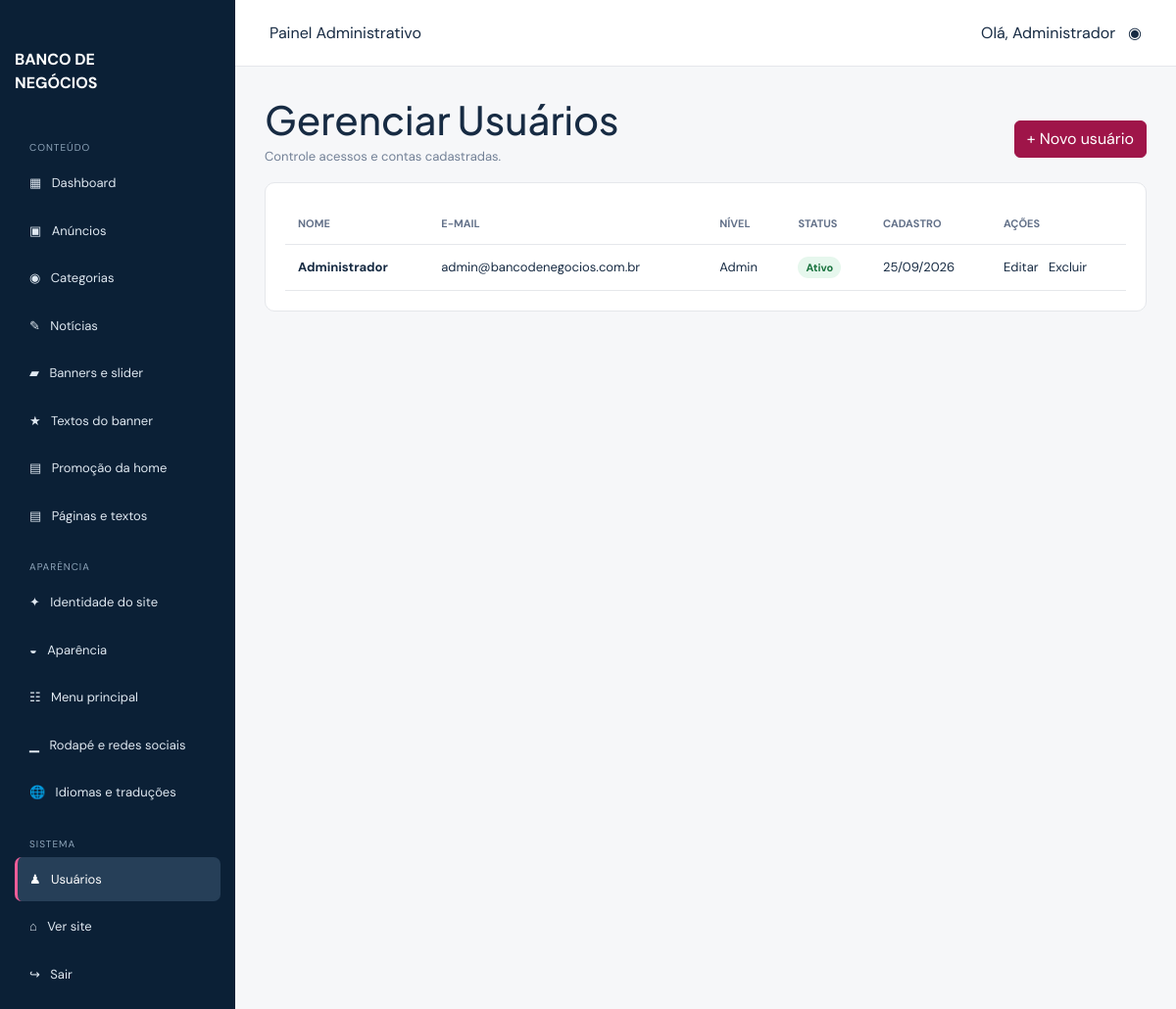
Page /admin/gerenciar_usuarios.php (signed in) on the committed database.
### tables this page shows
CREATE TABLE IF NOT EXISTS usuarios (
  id INT AUTO_INCREMENT PRIMARY KEY,
  nome VARCHAR(120) NOT NULL,
  email VARCHAR(180) UNIQUE NOT NULL,
  senha VARCHAR(255) NOT NULL,
  nivel_acesso ENUM('admin','user') DEFAULT 'user',
  status ENUM('ativo','inativo') DEFAULT 'ativo',
  criado_em TIMESTAMP DEFAULT CURRENT_TIMESTAMP
);

### includes/functions.php (called while the page is built, shortened)
<?php
function e(?string $value): string
{
    return htmlspecialchars((string)$value, ENT_QUOTES, 'UTF-8');
}
function db_rows(?PDO $pdo, string $sql, array $params = []): array
{
    try {
        $st = $pdo->prepare($sql);
        $st->execute($params);
        return $st->fetchAll();
    } catch (Throwable $e) {
        return [];
    }
}
function csrf_token(): string
{
    return $_SESSION['csrf_token'];
}

### admin/gerenciar_usuarios.php (the view, shortened to what this page needs)
<?php
$admin_title='Gerenciar Usuários'; include __DIR__.'/includes/header.php';
$msg=''; $erro=''; $edit=isset($_GET['edit'])&&$pdo?db_one($pdo,'SELECT * FROM usuarios WHERE id=?',[(int)$_GET['edit']]):null;
$users=$pdo?db_rows($pdo,'SELECT id,nome,email,nivel_acesso,status,criado_em FROM usuarios ORDER BY criado_em DESC'):[];
?><main class="admin-content"><div class="admin-heading"><div><h1>Gerenciar Usuários</h1><p class="muted">Controle acessos e contas cadastradas.</p></div><a class="btn btn-primary" href="?novo=1">+ Novo usuário</a></div><?php if($msg): ?><div class="notice success"><?= e($msg) ?></div><?php endif; ?><?php if($erro): ?><div class="notice error"><?= e($erro) ?></div><?php endif; ?><div class="admin-panel"><?php if($edit||isset($_GET['novo'])): ?><h2><?= $edit?'Editar usuário':'Novo usuário' ?></h2><form class="admin-form" method="post"><input type="hidden" name="id" value="<?= e((string)($edit['id']??0)) ?>"><input type="hidden" name="csrf_token" value="<?= e(csrf_token()) ?>"><label>Nome<input name="nome" required value="<?= e($edit['nome']??'') ?>"></label><label>E-mail<input type="email" name="email" required value="<?= e($edit['email']??'') ?>"></label><label>Senha <?= $edit?'<small class="muted">Deixe em branco para manter a atual.</small>':'' ?><input type="password" name="senha" <?= $edit?'':'required minlength="8"' ?> autocomplete="new-password"></label><label>Nível de acesso<select name="nivel_acesso"><option value="user" <?= (($edit['nivel_acesso']??'user')==='user')?'selected':'' ?>>User</option><option value="admin" <?= (($edit['nivel_acesso']??'')==='admin')?'selected':'' ?>>Admin</option></select></label><label>Status<select name="status"><option value="ativo" <?= (($edit['status']??'ativo')==='ativo')?'selected':'' ?>>Ativo</option><option value="inativo" <?= (($edit['status']??'')==='inativo')?'selected':'' ?>>Inativo</option></select></label><div><button class="btn btn-primary">Salvar usuário</button> <a class="btn btn-outline" href="gerenciar_usuarios.php">Cancelar</a></div></form><?php else: ?><table class="admin-table"><thead><tr><th>Nome</th><th>E-mail</th><th>Nível</th><th>Status</th><th>Cadastro</th><th>Ações</th></tr></thead><tbody><?php foreach($users as $u): ?><tr><td><strong><?= e($u['nome']) ?></strong></td><td><?= e($u['email']) ?></td><td><?= e(ucfirst($u['nivel_acesso'])) ?></td><td><span class="status status-<?= e($u['status']??'ativo') ?>"><?= e(ucfirst($u['status']??'ativo')) ?></span></td><td><?= e(date('d/m/Y',strtotime($u['criado_em']))) ?></td><td><a href="?edit=<?= (int)$u['id'] ?>">Editar</a> &nbsp; <a href="?delete=<?= (int)$u['id'] ?>&token=<?= e(csrf_token()) ?>" onclick="return confirm('Excluir este usuário?')">Excluir</a></td></tr><?php endforeach; ?></tbody></table><?php endif; ?></div></main><?php include __DIR__.'/includes/footer.php'; ?>

### assets/css/admin.css (style rules this page uses)
:root { --navy:#09213a;--wine:#9f1549;--line:#e5e7eb;--bg:#f6f7f9 }
* { box-sizing:border-box }
body { margin:0;font-family:'DM Sans',Arial;color:#172b43;background:var(--bg) }
a { text-decoration:none;color:inherit }
.admin-content { padding:30px;max-width:1250px }
.admin-content h1 { margin:0 0 4px;font-family:'Plus Jakarta Sans' }
.muted { color:#728096;font-size:13px }
.stat-card,.admin-panel { background:#fff;border:1px solid var(--line);border-radius:10px;padding:20px }
.admin-panel { overflow:auto }
.admin-table { width:100%;border-collapse:collapse;font-size:13px }
.admin-table th,.admin-table td { text-align:left;padding:13px;border-bottom:1px solid var(--line);white-space:nowrap }
.admin-table th { color:#637189;font-size:11px;text-transform:uppercase }
.admin-heading { display:flex;align-items:center;justify-content:space-between;gap:20px }
.status { font-size:11px;padding:4px 8px;border-radius:20px;font-weight:700 }
.status-ativo { background:#e6f7ed;color:#19733e }
.admin-panel { max-width:100%;overflow:hidden }
.admin-panel { overflow:visible }
.btn-primary { background:var(--wine);border-color:var(--wine) }

### rows in the picture
usuarios: nome "Administrador", email "admin@bancodenegocios.com.br", nivel_acesso "Admin", status "Ativo", criado_em "25/09/2026"

### other values in the picture
$section "CONTEÚDO"
$icon "▦"
$label "Dashboard"
$icon "▣"
$label "Anúncios"
$icon "◉"
$label "Categorias"
$icon "✎"
$label "Notícias"
$icon "▰"
$label "Banners e slider"
$icon "★"
$label "Textos do banner"
$icon "▤"
$label "Promoção da home"
